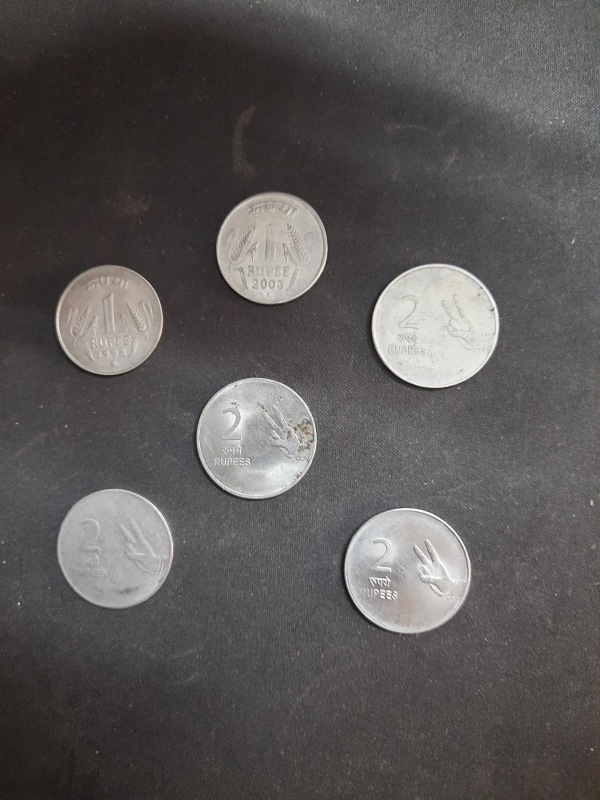
#> input picture input_image/indian3.jpg, 1200 x 1600 px, found by its file name (shown at 1/2 size)
$ python indian_coin.py
#> lines starting #> are read from the running program, lines starting #| are printed output that depends on the picture; after the words box and inside, x2 and y2 are one past the last pixel; in counts of white or black regions, pixels touching at a corner belong together
"""
Coin recognition, real life application
task: calculate the value of coins on picture
"""

import cv2
import numpy as np

coins = cv2.imread('./input_image/indian3.jpg')
#> coins is the input picture: shape (1600, 1200, 3); mean B, G, R 86.4, 87.2, 90.2

def image_resize(coins,width = None, height = None, inter = cv2.INTER_AREA):

    # initialize the dimensions of the image to be resized and
    # grab the image size
#> called with height = 620, inter = 3
    dim = None
    (h, w) = coins.shape[:2]
#> h = 1600; w = 1200

    # if both the width and height are None, then return the
    # original image
    if width is None and height is None:
        return coins

    # check to see if the width is None
    if width is None:
        # calculate the ratio of the height and construct the
        # dimensions
        r = height / float(h)
#> r = 0.388
        dim = (int(w * r), height)
#> dim = (465, 620)

    # otherwise, the height is None
    else:
        # calculate the ratio of the width and construct the
        # dimensions
        r = width / float(w)
        dim = (width, int(h * r))

    # resize the image
    resized = cv2.resize(coins, dim, interpolation = inter)
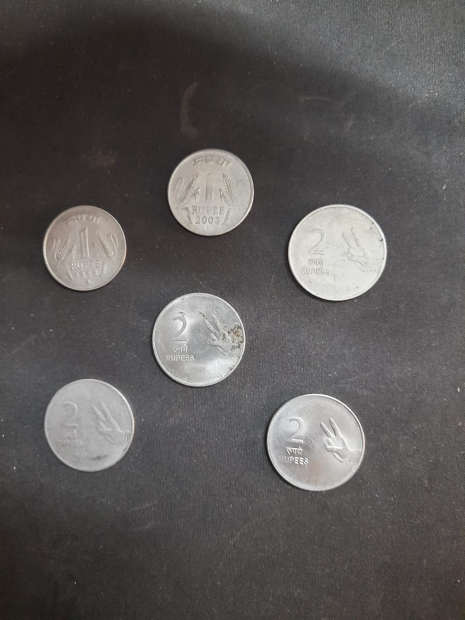
#> resized: shape (620, 465, 3); mean B, G, R 86.4, 87.2, 90.2

    # return the resized image
    return resized

def detect_coins():
    # coins = cv2.imread('./input_image/koruny_test.jpg')
    image= image_resize(coins,height=620)
    # image = cv2.resize(coins, (470,620))

    gray = cv2.cvtColor(image, cv2.COLOR_BGR2GRAY)
    img = cv2.medianBlur(gray, 7)
    circles = cv2.HoughCircles(
        img,  # source image
        cv2.HOUGH_GRADIENT,  # type of detection
        1,
        100,
        param1=180,
        param2=30,
        minRadius=10,  # minimal radius
        maxRadius=500,  # max radius
    )
#> circles = [[198.5, 338.5, 46.5], [210.5, 191.5, 43], [337.5, 251.5, 48.8], [89.5, 424.5, 45.5], [83.5, 247.5, 41.9], [314.5, 440.5, 48]]

    coins_copy = image.copy()

    print(circles[0])
#| [[198.5 338.5  46.5]
#|  [210.5 191.5  43. ]
#|  [337.5 251.5  48.8]
#|  [ 89.5 424.5  45.5]
#|  [ 83.5 247.5  41.9]
#|  [314.5 440.5  48. ]]
    for detected_circle in circles[0]:
        x_coor, y_coor, detected_radius = detected_circle
        coins_detected = cv2.circle(
            coins_copy,
            (int(x_coor), int(y_coor)),
            int(detected_radius),
            (0, 255, 0),
            4,
        )
#> this loop made 6 passes
#> pass 2, in detect_coins, `coins_detected = cv2.circle( coins_copy, (int(x_coor), int(y_coor)), i..`:
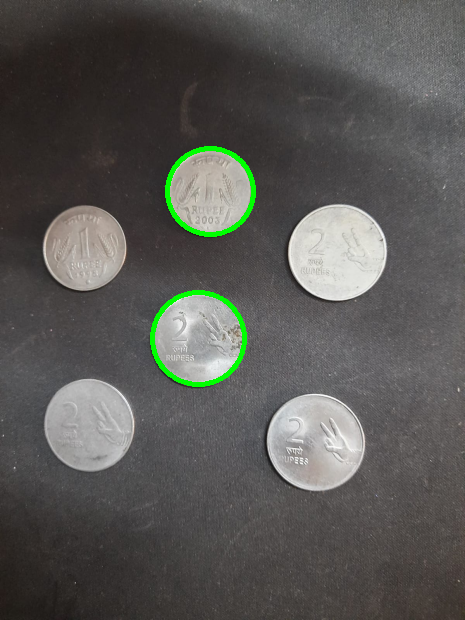
#> coins_detected: shape (620, 465, 3); mean B, G, R 85.1, 88.4, 88.8
#> pass 3, in detect_coins, `coins_detected = cv2.circle( coins_copy, (int(x_coor), int(y_coor)), i..`:
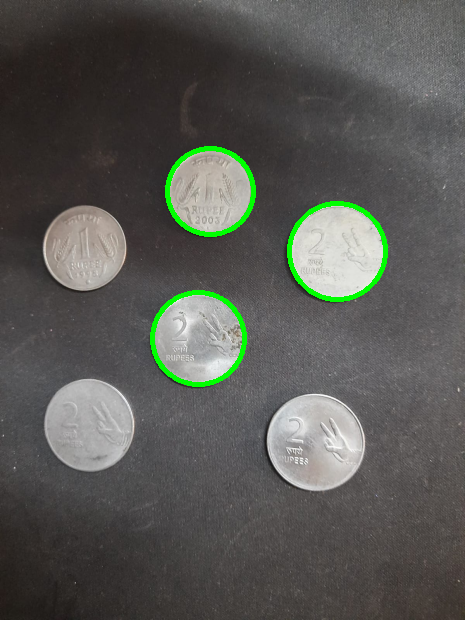
#> coins_detected: shape (620, 465, 3); 0.51% of pixels changed, all inside (x1, y1, x2, y2) = (287, 201, 388, 302)
#> after the loop:
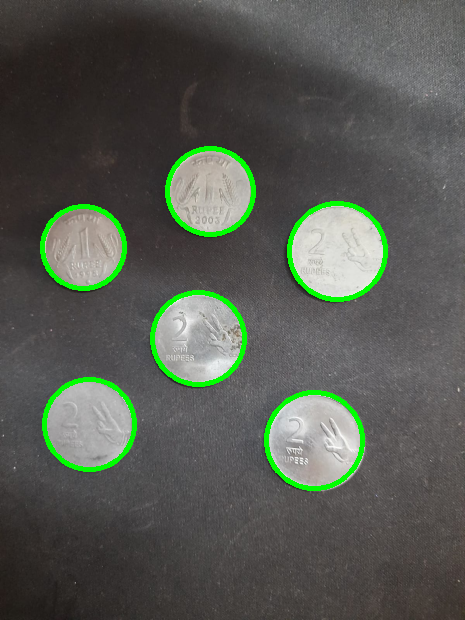
#> coins_copy: shape (620, 465, 3); 2.93% of pixels changed, all inside (x1, y1, x2, y2) = (40, 146, 388, 491)

    try:
        cv2.imwrite("output_image/coin_amount/detected.jpg", coins_detected)
        print("Image written")
    except:
        print("Problem")


    return circles

def calculate_amount():
    indian = {
        "1 Rs": {
            "value": 1,
            "radius": 21.93,
            "ratio": 1,
            "count": 0,
        },
        "2 Rs": {
            "value": 2,
            "radius": 27,
            "ratio": 1.231,
            "count": 0,
        },
    }
    circles = detect_coins()
    radius = []
    coordinates = []

    for detected_circle in circles[0]:
        x_coor, y_coor, detected_radius = detected_circle
        radius.append(detected_radius)
        coordinates.append([x_coor, y_coor])
#> after the loop, coordinates = [[198.5, 338.5], [210.5, 191.5], [337.5, 251.5], [89.5, 424.5], [83.5, 247.5], [314.5, 440.5]]; radius = [46.5, 43, 48.8, 45.5, 41.9, 48]

    smallest = min(radius)
#> smallest = 41.9
    tolerance = 0.087
    total_amount = 0
    try:
        coins_circled = cv2.imread('output_image/coin_amount/detected.jpg', 1)
        print("image raed")
    except:
        print("image not written")
    font = cv2.FONT_HERSHEY_SIMPLEX

    for coin in circles[0]:
        ratio_to_check = coin[2] / smallest
        coor_x = coin[0]
        coor_y = coin[1]

        for denomination in indian:
            value = indian[denomination]['value']
            print(denomination)
            print("ratio to check",ratio_to_check)
            print(indian[denomination]['ratio'])
            print("ratio to check- ratio",(ratio_to_check-indian[denomination]['ratio']))
            print("----------------")
            if (ratio_to_check - indian[denomination]['ratio']) <= tolerance:
                if (indian[denomination]['ratio']-ratio_to_check) >= tolerance - 0.01:
                    print("yes it is less")

                    print(indian[denomination]['value'])
                    indian[denomination]['count'] += 1
                    total_amount += indian[denomination]['value']
                    coins_circled = cv2.putText(coins_circled, str(value), (int(coor_x), int(coor_y)), font, 1,
                                (0, 0, 0), 4)
#> this loop made 6 passes
#> (coin, ratio_to_check, coor_x, coor_y) on passes 1 to 6: ([198.5, 338.5, 46.5], 1.11, 198.5, 338.5), ([210.5, 191.5, 43], 1.03, 210.5, 191.5), ([337.5, 251.5, 48.8], 1.16, 337.5, 251.5), ([89.5, 424.5, 45.5], 1.09, 89.5, 424.5), ([83.5, 247.5, 41.9], 1, 83.5, 247.5), ([314.5, 440.5, 48], 1.15, 314.5, 440.5)
#> (printed output is left out)
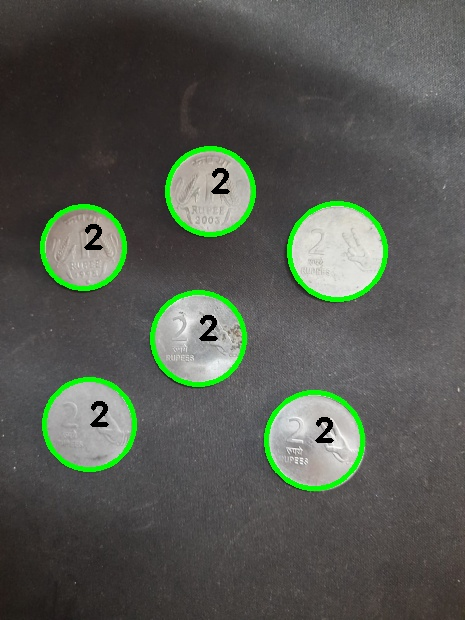
#> coins_circled: shape (620, 465, 3); mean B, G, R 81.6, 89.8, 85.2
#> after the loop, indian = 2 items; total_amount = 10

    print(f"The total amount is {total_amount} Rs")
#| The total amount is 10 Rs
    for denomination in indian:
        pieces = indian[denomination]['count']
        print(f"{denomination} = {pieces}x")
#> this loop made 2 passes
#> (denomination, pieces) on passes 1 to 2: ('1 Rs', 0), ('2 Rs', 5)
#| 1 Rs = 0x
#| 2 Rs = 5x

    cv2.imwrite("output_image/coin_amount/with_values.jpg", coins_circled)
    cv2.imshow('original',coins_circled)
    cv2.waitKey(0)

if __name__ == "__main__":
    calculate_amount()
